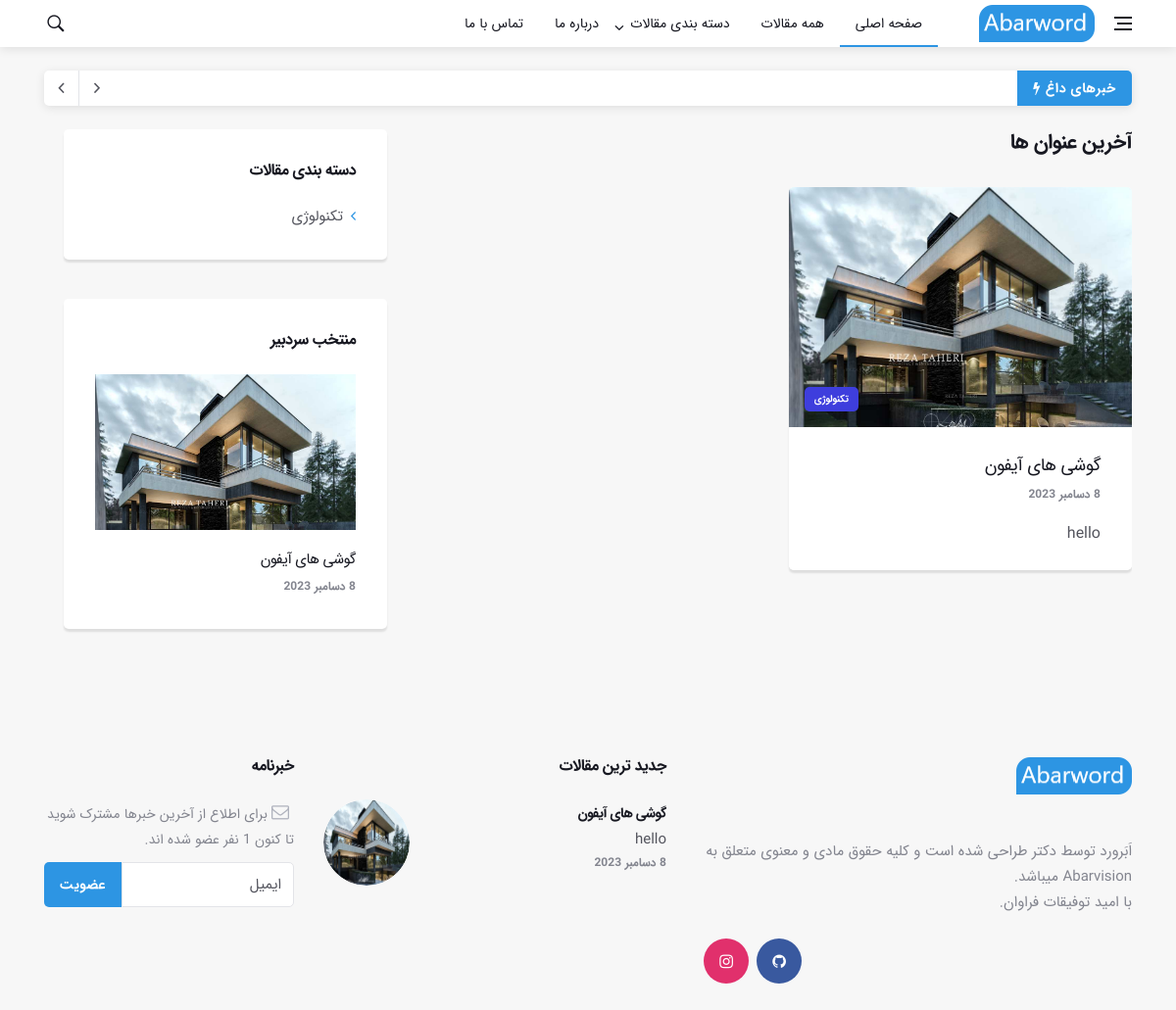
The page / on the database its author committed.
### main/models.py (models this page shows, shortened)
class Posts(models.Model):
    title = models.CharField(verbose_name="موضوع", max_length=50)
    slug = models.SlugField(verbose_name="آدرس", max_length=50,unique=True)
    description = models.TextField(verbose_name="توضیحات کوتاه",blank=True,null=True)
    body = QuillField(verbose_name="متن")
    category = models.ForeignKey(Category, verbose_name="دسته بندی", on_delete=models.CASCADE)
    date = models.DateField(verbose_name="تاریخ ایجاد", auto_now=True)
    image = models.ImageField(verbose_name="عکس", upload_to="posts/%m",null=True,blank=True)
    best = models.BooleanField(verbose_name=" بهترین مقالات",default=False)
    class Meta:
        verbose_name_plural = 'مقالات'
        verbose_name = "مقاله"

class Category(models.Model):
    title = models.CharField(verbose_name="موضوع", max_length=50)
    slug = models.SlugField(verbose_name="آدرس", max_length=50,unique=True)
    class Meta:
        verbose_name_plural = 'دسته بندی ها'
        verbose_name = "دسته بندی"

### main/views.py (the view)
# urls.py: 2. Add a URL to urlpatterns:  path('', views.home, name='home')
def home(request):
    lasts = models.Posts.objects.all().order_by("-date")[:6]
    context = {
        'last_posts':lasts,
    }
    return render(request, 'main/home.html',context)

### main/context_processor.py (called while the page is built)
def bests(request):
    post = Posts.objects.filter(best = True).order_by('-date')[:4]
    return {'best_posts':post}

def news_processor(request):
    news = News.objects.all()
    return {"news":news}

def category_processor(request):
    categoryes = Category.objects.all()
    return {"category": categoryes}

def new_posts(request):
    new_posts = Posts.objects.order_by("-date")[:2]
    return {"new_posts":new_posts}

def email_count(request):
    email_count = Emails.objects.all().count()
    return {"email_count":email_count}

### templates/main/home.html (shortened to what this page needs)
{% extends "base.html" %}
{% load static %}
{% block new %}
<div class="container">
    <div class="trending-now">
        <span class="trending-now__label">
            <i class="ui-flash"></i>
            خبرهای داغ</span>
        <div class="newsticker">
            <ul class="newsticker__list">
            {% for i in news %}
            <li class="newsticker__item"><a  class="newsticker__item-url">{{ i.description }}</a></li>
            {% endfor %}
            </ul>
        </div>
        <div class="newsticker-buttons">
            <button class="newsticker-button newsticker-button--next" id="newsticker-button--next" aria-label="previous article"><i class="ui-arrow-left"></i></button>
            <button class="newsticker-button newsticker-button--prev" id="newsticker-button--prev" aria-label="next article"><i class="ui-arrow-right"></i></button>
        </div>
    </div>
</div>
{% endblock %}
{% block content %}
<div class="row">
    <div class="col-lg-8 blog__content">
        <section class="section tab-post mb-16">
            <div class="title-wrap ">
                <h3 class="section-title">آخرین عنوان ها</h3>
            </div>
            <div class="tabs__content tabs__content-trigger tab-post__tabs-content">
                <div class="tabs__content-pane tabs__content-pane--active" id="tab-all">
                    <div class="row card-row">
                        {% for i in last_posts %}
                        <div class="col-md-6">
                            <article class="entry card">
                                <div class="entry__img-holder card__img-holder">
                                    <a href="{% url 'detail' i.slug %}">
                                        <div class="thumb-container thumb-70">
                                            <img src="{% if i.image.url == '' %}{% static '/img/empty.png' %}{% else %}{{ i.image.url }}{% endif %}" class="entry__img lazyloaded" alt="">
                                        </div>
                                    </a>
                                    <a href="#" class="entry__meta-category entry__meta-category--label entry__meta-category--align-in-corner entry__meta-category--violet">{{ i.category.title }}</a>
                                </div>
                                <div class="entry__body card__body">
                                    <div class="entry__header">
                                        <h2 class="entry__title">
                                            <a href="{% url 'detail' i.slug %}">{{ i.title }}</a>
                                        </h2>
                                        <ul class="entry__meta">
                                            <li class="entry__meta-date">
                                                {{ i.date }}
                                            </li>
                                        </ul>
                                    </div>
                                    <div class="entry__excerpt">
                                        <p>{{ i.description }}</p>
                                    </div>
                                </div>
                            </article>
                        </div>
                        {% endfor %}
                    </div>
                </div>
            </div>
        </section>
    </div>
    <aside class="col-lg-4 sidebar sidebar--1 sidebar--right">
        <aside class="widget widget_categories">
            <h4 class="widget-title">دسته بندی مقالات</h4>
            <ul>
                {% for i in category %}
                    <li><a href="categories.html">{{ i.title }}</a></li>
                {% endfor %}
            </ul>
        </aside>
        <aside class="widget widget-rating-posts">
            <h4 class="widget-title">منتخب سردبیر</h4>
            {% for i in best_posts %}
            <article class="entry">
                <div class="entry__img-holder">
                    <a href="{% url 'detail' i.slug %}">
                        <div class="thumb-container thumb-60">
                            <img src="{% if i.image.url == '' %}{% static '/img/empty.png' %}{% else %}{{ i.image.url }}{% endif %}" class="entry__img lazyloaded" alt="">
                        </div>
                    </a>
                </div>
                <div class="entry__body">
                    <div class="entry__header">
                        <h2 class="entry__title">
                            <a href="{% url 'detail' i.slug %}">{{ i.title }}</a>
                        </h2>
                        <ul class="entry__meta">
                            <li class="entry__meta-date">
                                {{ i.date }}
                            </li>
                        </ul>
                    </div>
                </div>
            </article>
            {% endfor %}
        </aside>
    </aside>
</div>
{% endblock %}
{% block home_active %}
	active
{% endblock %}

### templates/base.html (shortened to what this page needs)
{% load static %}
<!DOCTYPE html>
<html lang="en">
<head>
    <link rel="stylesheet" href="{% static 'css/bootstrap.min.css' %}" />
    <link rel="stylesheet" href="{% static 'css/font-icons.css' %}" />
    <link rel="stylesheet" href="{% static 'css/style.css' %}" />
</head>
<body class="bg-light style-default style-rounded">
    <main class="main oh" id="main">
        <header class="nav">
            <div class="nav__holder nav--sticky">
                <div class="container relative">
                    <div class="flex-parent">
                        <button class="nav-icon-toggle" id="nav-icon-toggle" aria-label="Open side menu">
                            <span class="nav-icon-toggle__box">
                                <span class="nav-icon-toggle__inner"></span>
                            </span>
                        </button>
                        <a href="{% url 'home' %}" class="logo">
                            <img class="logo__img" src="{% static 'img/logo_default.png' %}" alt="logo">
                        </a>
                        <nav class="flex-child nav__wrap d-none d-lg-block">
                            <ul class="nav__menu">
                                <li class="{% block home_active %}
                                {% endblock %}">
                                    <a href="{% url 'home' %}">صفحه اصلی</a>
                                </li>
                                <li class="{% block post_active %}
                                {% endblock %}">
                                    <a href="{% url 'all' %}">همه مقالات</a>
                                </li>
                                <li class="nav__dropdown">
                                    <a href="#">دسته بندی مقالات</a>
                                </li>
                                <li class="{% block about_active %}
                                {% endblock %}">
                                    <a href="{% url 'about' %}">درباره ما</a>
                                </li>
                                <li class="{% block contact_active %}
                                {% endblock %}">
                                    <a href="{% url 'contact' %}">تماس با ما</a>
                                </li>
                            </ul>
                        </nav>
                        <div class="nav__right">
                            <div class="nav__right-item nav__search">
                                <a href="#" class="nav__search-trigger" id="nav__search-trigger">
                                    <i class="ui-search nav__search-trigger-icon"></i>
                                </a>
                            </div>
                        </div>
                    </div>
                </div>
            </div>
        </header>
        {% block new %}
        {% endblock %}
        <div class="main-container container pt-24" id="main-container">
            {% block content %}
            {% endblock %}
        </div>
        <footer class="footer footer--light">
            <div class="container">
                <div class="footer__widgets">
                    <div class="row">
                        <div class="col-lg-5 col-md-6">
                            <aside class="widget widget-logo">
                                <a href="{% url 'home' %}">
                                    <img src="{% static 'img/logo_default_white.png' %}"  class="logo__img" alt="">
                                </a>
                                <p class="copyright">
                                    اَبَرورد توسط <a href="https://github.com/prodbygodfather">دکتر</a> طراحی شده است و کلیه حقوق مادی و معنوی متعلق به <a href='https://abarvision.ir'>Abarvision</a > میباشد.
                                <br>
                                با امید توفیقات فراوان.
                                    </p>
                                <div class="socials socials--large socials--rounded mb-24">
                                    <a href="https://instagram.com/prodbygodfather/" target="_blank" class="social social-instagram" aria-label="instagram"><i class="ui-instagram"></i></a>
                                    <a href="https://github.com/ProdByGodfather/" target="_blank" class="social social-facebook" aria-label="github"><i class="ui-github"></i></a>
                                </div>
                            </aside>
                        </div>
                        <div class="col-lg-4 col-md-6">
                            <aside class="widget widget-popular-posts">
                                <h4 class="widget-title">جدید ترین مقالات</h4>
                                <ul class="post-list-small">
                                    {% for i in new_posts %}
                                    <li class="post-list-small__item">
                                        <article class="post-list-small__entry clearfix">
                                            <div class="post-list-small__img-holder">
                                                <div class="thumb-container thumb-100">
                                                    <a href="{% url 'detail' i.slug %}">
                                                        <img data-src="{{ i.image.url }}" src="{{ i.image.url }}" alt="" class="post-list-small__img--rounded lazyload">
                                                    </a>
                                                </div>
                                            </div>
                                            <div class="post-list-small__body">
                                                <h3 class="post-list-small__entry-title">
                                                    <a href="{% url 'detail' i.slug %}">{{ i.title }}</a>
                                                </h3>
                                                <ul class="entry__meta">
                                                    {{ i.description }}<br>
                                                    <li class="entry__meta-date">
                                                        {{ i.date }}
                                                    </li>
                                                </ul>
                                            </div>
                                        </article>
                                    </li>
                                    {% endfor %}
                                </ul>
                            </aside>
                        </div>
                        <div class="col-lg-3 col-md-6">
                            <aside class="widget widget_mc4wp_form_widget">
                                <h4 class="widget-title">خبرنامه</h4>
                                <p class="newsletter__text">
                                    <i class="ui-email newsletter__icon"></i>
                                    برای اطلاع از آخرین خبرها مشترک شوید
                                    <br>
                                    تا کنون {{ email_count }} نفر عضو شده اند.
                                </p>
                                <form class="mc4wp-form" action="{% url 'save_mail' %}" method="post">
                                    <div class="mc4wp-form-fields">
                                        <div class="form-group">
                                            <input type="email" name="email" placeholder="ایمیل" required="">
                                        </div>
                                        <div class="form-group">
                                            <input type="submit" class="btn btn-lg btn-color" value="عضویت">
                                        </div>
                                    </div>
                                </form>
                            </aside>
                        </div>
                    </div>
                </div>
            </div>
        </footer>
    </main>
</body>
</html>

### rows shown on the page
Posts: image (picture), category "تکنولوژی", title "گوشی های آیفون", date "8 دسامبر 2023", description "hello"
Category: title "تکنولوژی"
